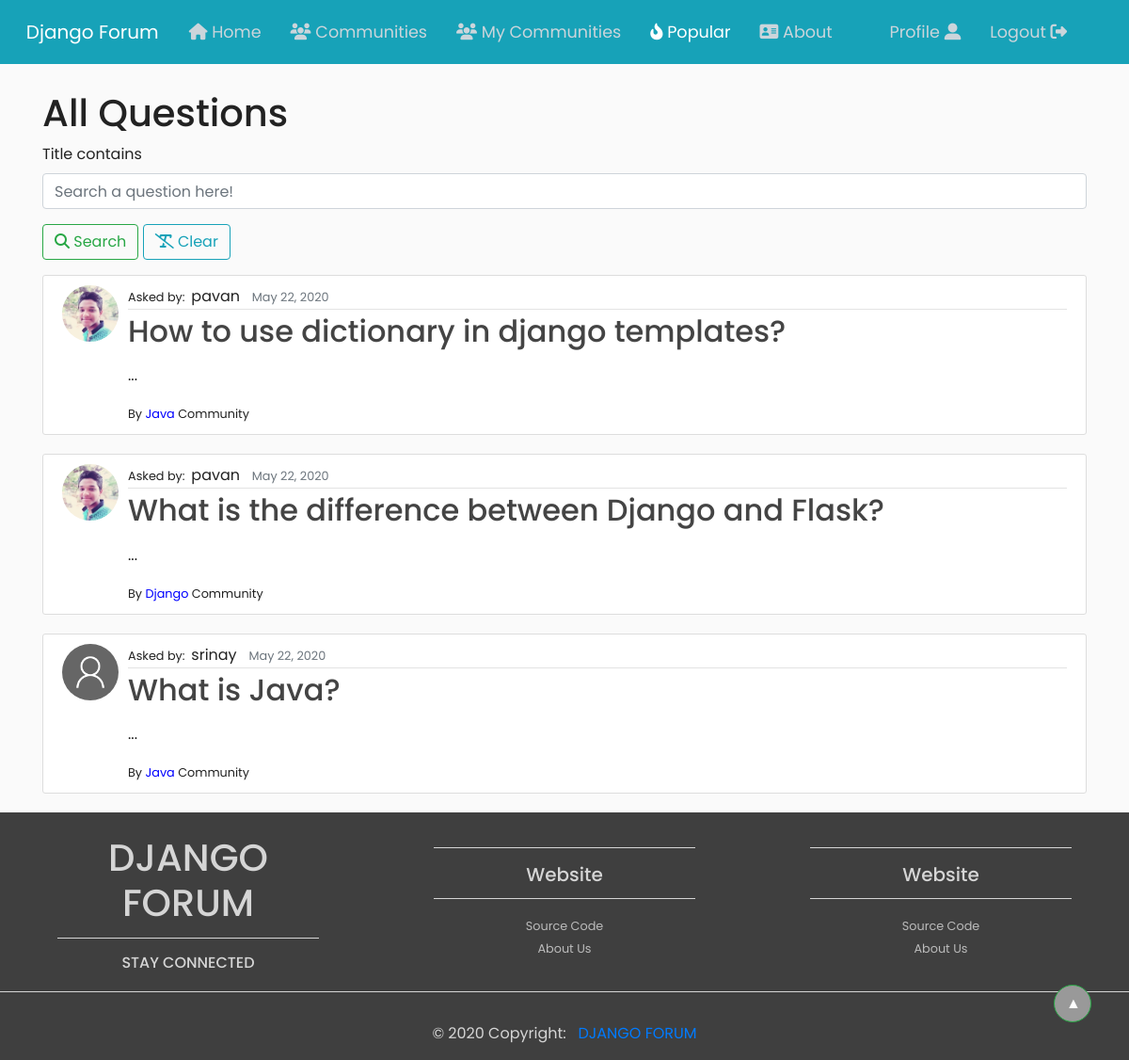
The app's page /popular/ (signed in), older data.
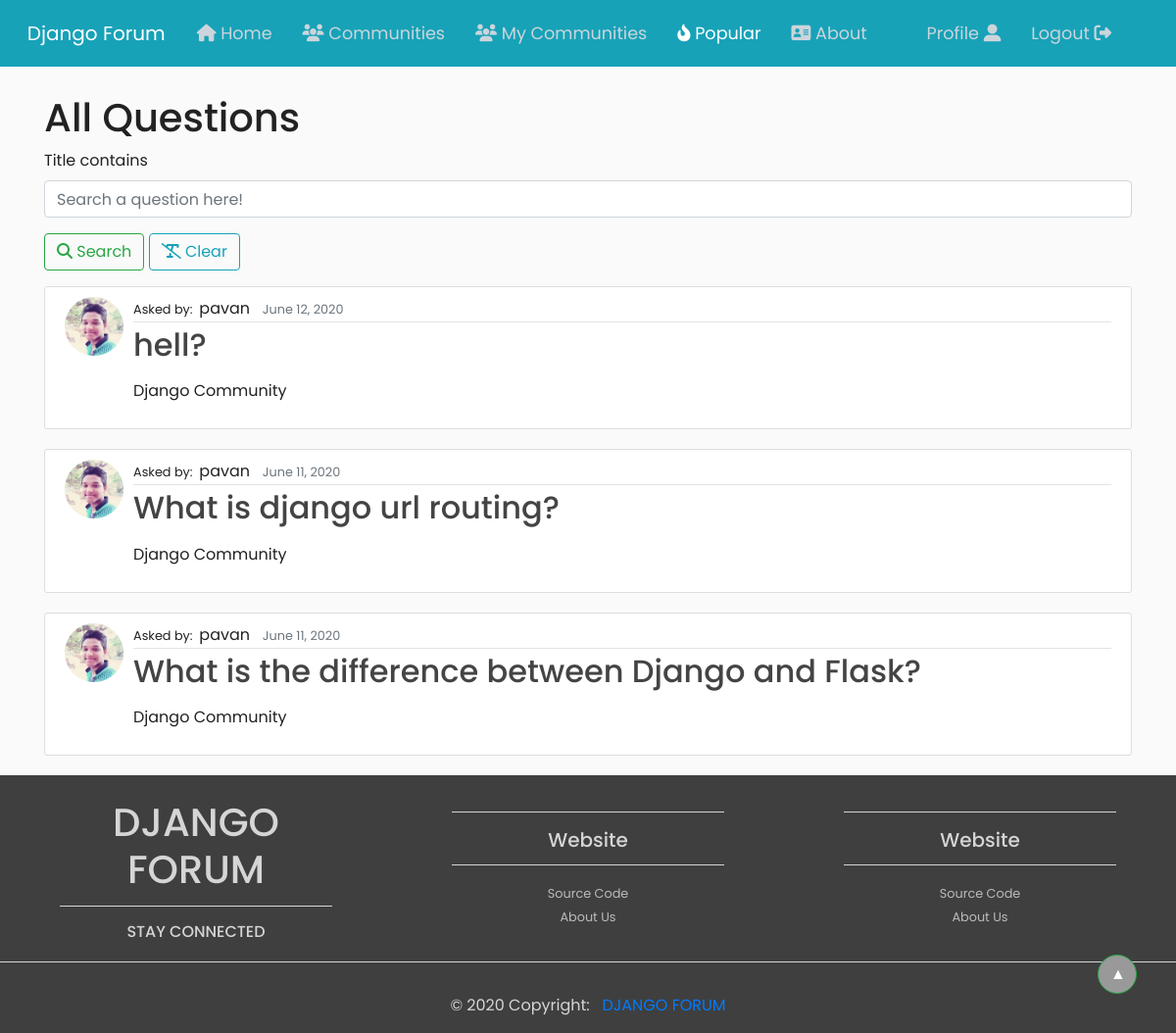
The same page, newer data.
### forum/models.py (models this page shows, shortened)
class Question(models.Model):
    title = models.CharField(max_length=200, null=True, unique=True)
    desc = RichTextUploadingField(null=True)
    date_asked = models.DateTimeField(default=timezone.now)
    date_updated = models.DateTimeField(auto_now=True)
    username = models.ForeignKey(User, verbose_name="Questioned by", on_delete=models.CASCADE)
    community = models.ForeignKey(Community, on_delete=models.CASCADE)
    is_reported = models.BooleanField(default=False)
    tags = models.ManyToManyField(Tag, blank=True)
    add_new_tag = models.CharField(max_length=200, null=True, blank=True, unique=True)

class Community(models.Model):
    name = models.CharField(max_length = 200, null=True, unique=True)
    desc = models.TextField()
    username = models.ForeignKey(User, verbose_name="Maker of the Community", null=True, on_delete= models.CASCADE)
    date_created = models.DateTimeField(default=timezone.now)
    date_updated = models.DateTimeField(auto_now=True)
    image = models.ImageField(default='default.jpg', upload_to='profile_pics')

### users/models.py (models this page shows, shortened)
class Profile(models.Model):
	user = models.OneToOneField(User, on_delete=models.CASCADE)
	image = models.ImageField(default='default.jpg', upload_to='profile_pics')

### forum/views.py (the view)
# urls.py: path('popular/', views.all_questions, name='all_questions'),
@login_required
def all_questions(request):
	questions = Question.objects.all().order_by('-date_asked')
	myFilter = QuestionFilter(request.GET, queryset=questions)
	questions = myFilter.qs
	context = {'title': 'Popular', 'questions': questions, 'filter': myFilter}
	return render(request, 'forum/all_questions.html', context)

### forum/templates/forum/all_questions.html (shortened to what this page needs)
{% extends 'forum/base.html' %}
{% load crispy_forms_tags %}
{% block content %}
<h1>All Questions</h1>
<form method="GET">
    <fieldset class="form-group">
        {{ filter.form|crispy }}
      	<button class="btn btn-outline-success" type="submit"><i class="fas fa-search"></i> Search</button>
      	<a class="btn btn-outline-info" href="{% url 'home' %}"><i class="fas fa-remove-format"></i> Clear</a>
    </fieldset>
 </form>
{% if questions %}
	{% for question in questions %}
		<article class="media content-section md-5">
			<img class="rounded-circle article-img" src="{{ question.username.profile.image.url }}">
			<div class="media-body">
				<div class="article-metadata">
					<small>Asked by:&nbsp;&nbsp;</small>{{ question.username }}&nbsp;&nbsp;
					<small class="text-muted">{{ question.date_asked|date:"F d, Y" }}</small>
				</div>
				<a href="{% url 'question_detail' question.id %}"><h2 class="article-title">{{ question.title }}</h2></a>
				<p class="article-content"><div class="content-markdown">{{ question.desc|truncatechars:50|safe }}</div></p>
				<small>By <a style="color: blue;" href="{% url 'community_detail' question.community.id %}">{{ question.community.name }}</a> Community</small>
			</div>
		</article>
	{% endfor %}
{% else %}
	<h5>No questions yet!</h5><br>
{% endif %}
{% endblock content %}

Row changes from the older to the newer data that the page shows:
removed Question: username.profile.image (placeholder picture), username "srinay", date_asked "May 22, 2020", title "What is Java?", desc "...", community.name "Java"
changed Question: date_asked "May 22, 2020" → "June 12, 2020"; title "How to use dictionary in django templates?" → "hell?"; community.name "Java" → "Django"; desc "..." → (not shown); community_id 8 → 10 (drawn)
changed Question: date_asked "May 22, 2020" → "June 11, 2020"; title "What is the difference between Django and Flask?" → "What is django url routing?"; desc "..." → (not shown); community_id 7 → 10 (drawn)
added Question: username.profile.image (picture), username "pavan", date_asked "June 11, 2020", title "What is the difference between Django and Flask?", community.name "Django"
